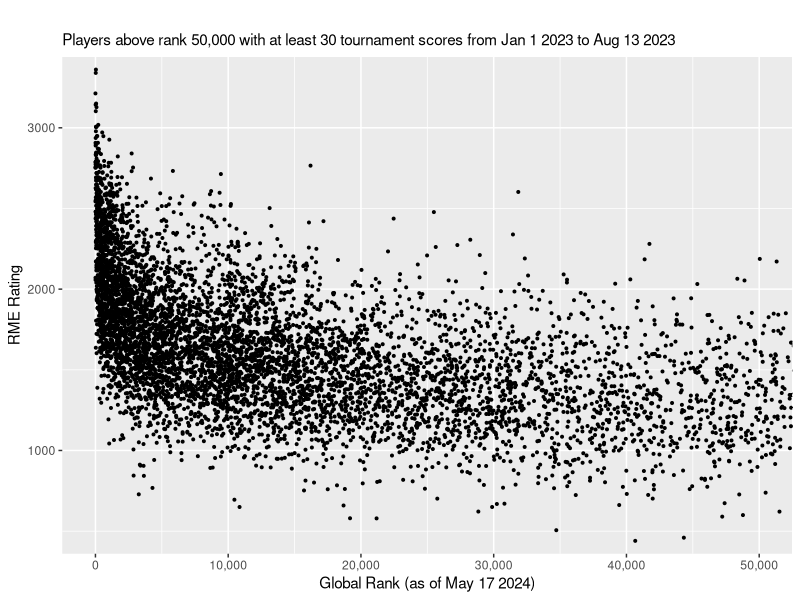
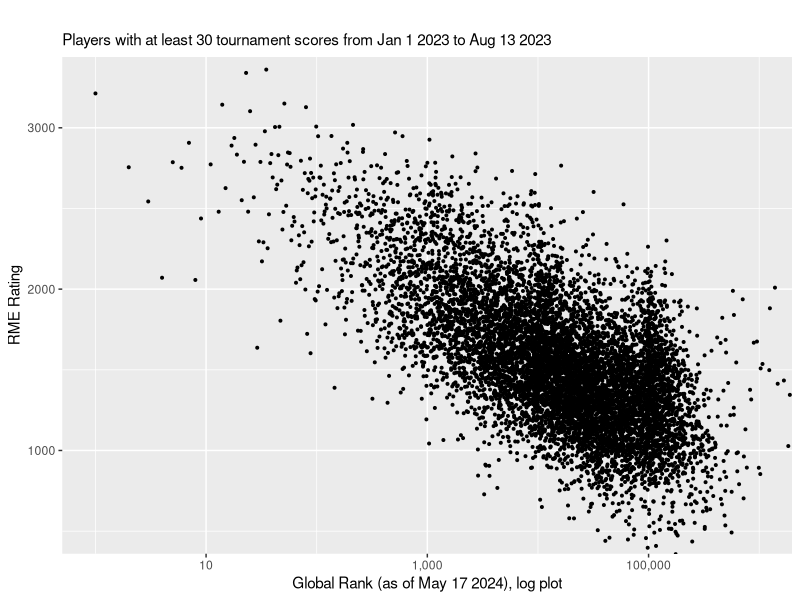

Here is the R script that generated these plots, in order:
library("dplyr")
library("ggplot2")
library("scales")
setwd("C:/Users/mrche/info201/exploratory-analysis-anguyenuw")

players <- read.csv("csvfiles/user_data/users_with_RME.csv") %>%
  filter(Games > 30)

scatter <- ggplot(players, aes(x = GlobalRank, y = RME)) + 
  geom_point(size = 0.7)
scatter <- scatter + coord_cartesian(xlim = c(1,50000), ylim = c(500, 3300)) +
  scale_x_continuous(labels = scales::comma)
scatter <- scatter + labs(title="", 
                          subtitle="Players above rank 50,000 with at least 30 tournament scores from Jan 1 2023 to Aug 13 2023", 
                          y="RME Rating", 
                          x="Global Rank (as of May 17 2024)") 


scatter

scatter_log <- ggplot(players, aes(x = GlobalRank, y = RME)) + 
  geom_point(size = 0.7)
scatter_log <- scatter_log + coord_cartesian(xlim = c(1,1000000), ylim = c(500, 3300)) + 
  scale_x_continuous(trans='log10', labels = scales::comma)
scatter_log <- scatter_log + labs(title="", 
                          subtitle="Players with at least 30 tournament scores from Jan 1 2023 to Aug 13 2023", 
                          y="RME Rating", 
                          x="Global Rank (as of May 17 2024), log plot") 


scatter_log


scatterP <- ggplot(players, aes(x = RMERanking, y = PP)) + geom_point(size = 0.7) 
scatterP <- scatterP + coord_cartesian(xlim = c(0,10000), ylim = c(0, 29000))
scatterP <- scatterP + labs(title="Global Ranking VS RME Rating", 
                          subtitle="Players with at least 50 tournament scores from Jan 1 2023 to Aug 13 2023", 
                          y="PP", 
                          x="RMERanking")


